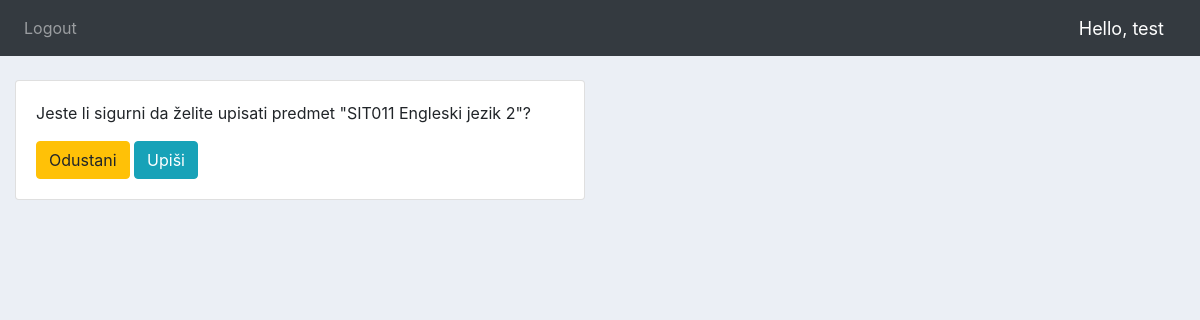
/upis/SIT011/5/ (signed in), run on the app's committed database.
### mentorski/models.py (models this page shows, shortened)
class Korisnici(AbstractUser):
    email = models.EmailField(verbose_name="email", max_length=64, unique=True )
    USERNAME_FIELD = 'email'
    REQUIRED_FIELDS = ['username','password']
    MENTOR = 'mentor'
    STUDENT = 'student'
    ROLES = (
        (MENTOR, _('mentor')),
        (STUDENT, _('student')),
    )
    role = models.CharField(_('role'), default=STUDENT, choices=ROLES, max_length=20)
    NONE = 'none'
    REDOVNI = 'redovni'
    IZVANREDNI='izvanredni'
    STATUSES=(
        (NONE, _('none')),
        (REDOVNI, _('redovni')),
        (IZVANREDNI, _('izvanredni')),
    )
    status = models.CharField(_('status'), default=NONE, choices=STATUSES, max_length=20)

class Predmeti(models.Model):
    ime = models.CharField(max_length=255, unique=True)
    kod = models.CharField(max_length=16, primary_key=True, unique=True )
    program = models.CharField(max_length=225)
    ECTS = models.IntegerField()
    sem_redovni = models.IntegerField()
    sem_izvanredni = models.IntegerField()
    DA = 'da'
    NE = 'ne'
    IZBORNI=(
        (DA, _('da')),
        (NE, _('ne')),
    )
    izborni = models.CharField(_('izborni'), default=NE, choices=IZBORNI, max_length=10)

### mentorski/decorators.py (the view)
		def wrapper_func(request, *args, **kwargs):
			group = None
			if request.user.id == None:
				return HttpResponse('You are not authorized to view this page')
			if request.user:
				group = request.user.role
			if group in allowed_roles:
				return view_func(request, *args, **kwargs)
			else:
				return HttpResponse('You are not authorized to view this page')

### mentorski/views.py (called while the page is built)
@allowed_users(allowed_roles=["student","mentor"])
def upis(request,pk,sk):
	form = UpisForm(initial={'predmet':pk,'student':sk})
	predmet = Predmeti.objects.get(kod=pk)
	if request.method == 'POST':
		form = UpisForm(request.POST,initial={'predmet':pk,'student':sk})
		if form.is_valid():
			form.save()
			return redirect('upisni_list', sk)
	context = {'form':form, 'predmet':predmet, 'student_id':sk}
	return render(request, 'upis.html', context)

### templates/upis.html (shortened to what this page needs)
{%  extends 'main.html' %}
{% block content %}
<br>
<div class="row">
	<div class="col-md-6">
		<div class="card card-body">
            <p>Jeste li sigurni da želite upisati predmet "{{predmet.kod}} {{predmet.ime}}"?</p>
            <form action="" method="POST">
                <a class="btn btn-warning" href="{% url 'upisni_list' student_id %}" name="Odustani">Odustani</a>
                <button class="btn btn-info" type="submit" name="Upiši">Upiši</button>
            </form>
        </div>
    </div>
</div>
{% endblock content %}

### templates/navbar.html (shortened to what this page needs)
{% load static %}
<nav class="navbar navbar-expand-lg navbar-dark bg-dark">
    <div class="collapse navbar-collapse" id="navbarNav">
      <ul class="navbar-nav">
        <li class="nav-item">
          <a class="nav-link" href="{% url 'logout' %}">Logout</a>
        </li>
      </ul>
    </div>
    <span class="hello-msg">Hello, {{request.user.username}}</span>
</nav>

### static/css/main.css (style rules this page uses)
body { background-color: #ebeff5; }

### templates/navbar.html (style rules this page uses)
.hello-msg { font-size: 18px; color: #fff; margin-right: 20px; }

### data on the page
Korisnici: user.username "test"
Predmeti: kod "SIT011", ime "Engleski jezik 2"
